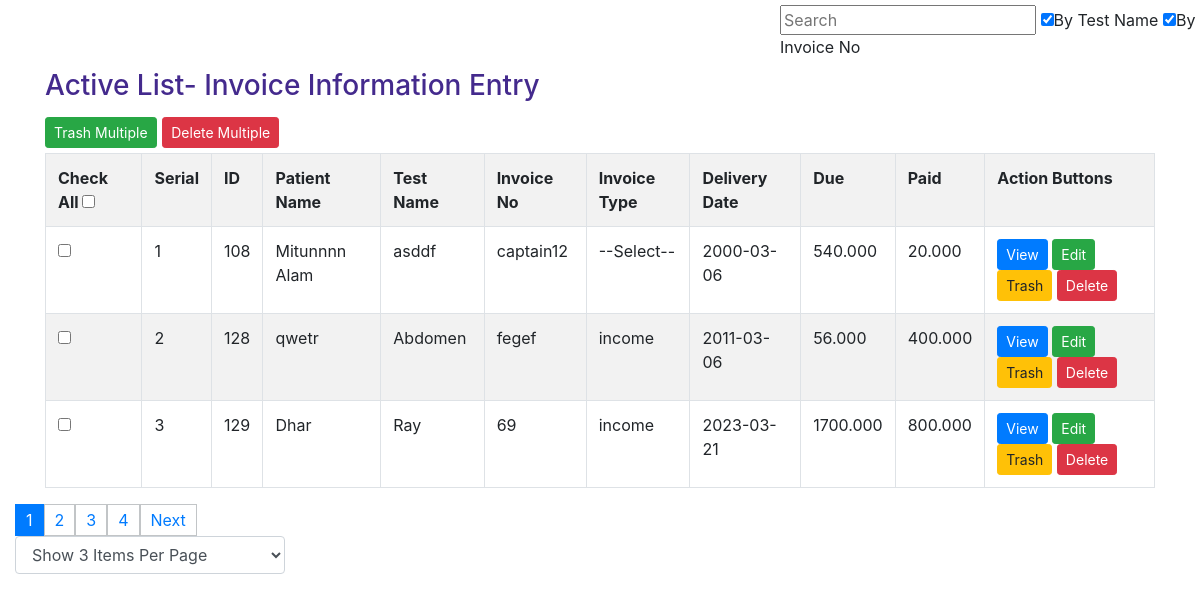
Page /views/Invoice/index.php on the committed database.
### tables this page shows
CREATE TABLE `patient_info` (
  `id` int(100) NOT NULL,
  `patient_name` varchar(100) NOT NULL,
  `age` varchar(100) NOT NULL,
  `sex` varchar(100) NOT NULL,
  `mobile_no` varchar(100) NOT NULL,
  `delivery_date` date NOT NULL,
  `time` time NOT NULL,
  `doctor_id` int(100) NOT NULL,
  `description` text NOT NULL,
  `invoice_no` varchar(100) NOT NULL,
  `invoice_type` varchar(11) NOT NULL,
  `is_trashed` varchar(100) NOT NULL DEFAULT 'No'
);

CREATE TABLE `sub_test_category` (
  `id` int(100) NOT NULL,
  `category_id` varchar(100) NOT NULL,
  `test_name` varchar(100) NOT NULL,
  `lab_id` varchar(100) NOT NULL,
  `test_price` float NOT NULL,
  `is_trashed` varchar(100) NOT NULL DEFAULT 'No'
);

CREATE TABLE `clear_payment` (
  `id` int(100) NOT NULL,
  `patient_id` int(100) NOT NULL,
  `due` double(18,3) NOT NULL,
  `paid` double(18,3) NOT NULL,
  `invoice_no` varchar(100) NOT NULL,
  `is_trashed` varchar(100) NOT NULL DEFAULT 'No'
);

### src/Invoice/Invoice.php (called while the page is built, shortened)
<?php
class Invoice extends Database
{
    public $deliveryDate;
    public function index()
    {
        $this->deliveryDate = date('Y-m-d', strtotime($this->deliveryDate));
        $sqlQuery = "SELECT patient_info.id, patient_info.patient_name, patient_info.invoice_no, invoice_type, patient_info.delivery_date, sub_test_category.test_name, clear_payment.due, clear_payment.paid FROM patient_info
                      INNER JOIN payment_info ON payment_info.patient_id = patient_info.id
                      INNER JOIN sub_test_category ON payment_info.sub_test_id = sub_test_category.id
                      INNER JOIN clear_payment ON clear_payment.patient_id = patient_info.id
                      where patient_info.is_trashed= 'No'";
        $STH = $this->DBH->query($sqlQuery);
        $STH->setFetchMode(PDO::FETCH_OBJ);
        $allData = $STH->fetchAll();
        return $allData;
    }
    public function getAllKeywords()
    {
        $_allKeywords = array();
        $allData = $this->index();
        foreach ($allData as $oneData) {
            $_allKeywords[] = trim($oneData->test_name);
        }
        foreach ($allData as $oneData) {
            $eachString = strip_tags($oneData->test_name);
            $eachString = trim($eachString);
            $eachString = preg_replace("/\r|\n/", " ", $eachString);
            $eachString = str_replace("&nbsp;", "", $eachString);
            $WordsArr = explode(" ", $eachString);
            foreach ($WordsArr as $eachWord) {
                $_allKeywords[] = trim($eachWord);
            }
        }
        $allData = $this->index();
        foreach ($allData as $oneData) {
            $_allKeywords[] = trim($oneData->invoice_no);
        }
        $allData = $this->index();
        foreach ($allData as $oneData) {
            $eachString = strip_tags($oneData->invoice_no);
            $eachString = trim($eachString);
            $eachString = preg_replace("/\r|\n/", " ", $eachString);
            $eachString = str_replace("&nbsp;", "", $eachString);
            $WordsArr = explode(" ", $eachString);
            foreach ($WordsArr as $eachWord) {
                $_allKeywords[] = trim($eachWord);
            }
        }
        return array_unique($_allKeywords);
    }
    public function indexPaginator($page = 1, $itemsPerPage = 3)
    {
        $start = (($page - 1) * $itemsPerPage);
        $sql = "SELECT patient_info.id, patient_info.patient_name, patient_info.invoice_no, invoice_type, patient_info.delivery_date, sub_test_category.test_name, clear_payment.due, clear_payment.paid FROM patient_info
                      INNER JOIN payment_info ON payment_info.patient_id = patient_info.id
                      INNER JOIN sub_test_category ON payment_info.sub_test_id = sub_test_category.id
                      INNER JOIN clear_payment ON clear_payment.patient_id = patient_info.id
                      where patient_info.is_trashed= 'No' LIMIT $start,$itemsPerPage";
        $STH = $this->DBH->query($sql);
        $STH->setFetchMode(PDO::FETCH_OBJ);
        $arrSomeData = $STH->fetchAll();
        return $arrSomeData;
    }
}

### src/Model/Database.php (called while the page is built, shortened)
<?php
class Database
{
    public function __construct()
    {
        try {
            $this->DBH = $DBH = new  PDO("mysql:host=localhost;dbname=diagonstic", "root", "");
        }
        catch (PDOException $error){
            echo  $error->getMessage();
        }
    }
}

### views/Invoice/index.php (the view, shortened to what this page needs)
<?php
$objInvoice = new App\Invoice\Invoice();
$allData = $objInvoice->index();
$availableKeywords = $objInvoice->getAllKeywords();
$recordCount= count($allData);
if(isset($_REQUEST['Page']))   $page = $_REQUEST['Page'];
else if(isset($_SESSION['Page']))   $page = $_SESSION['Page'];
else   $page = 1;
if(isset($_REQUEST['ItemsPerPage']))   $itemsPerPage = $_REQUEST['ItemsPerPage'];
else if(isset($_SESSION['ItemsPerPage']))   $itemsPerPage = $_SESSION['ItemsPerPage'];
else   $itemsPerPage = 3;
$pages = ceil($recordCount/$itemsPerPage);
$someData = $objInvoice->indexPaginator($page,$itemsPerPage);
$allData= $someData;
?>
<!DOCTYPE html>
<html lang="en" xmlns="http://www.w3.org/1999/html">
<head>
    <link rel="stylesheet" href="../../resource/bootstrap/css/bootstrap.min.css">
    <link rel="stylesheet" href="../../resource/bootstrap/css/main.css">
    <link rel="stylesheet" href="../../resource/bootstrap/js/bootstrap.min.js">
    <link rel="stylesheet" href="../../resource/bootstrap/css/jquery-ui.css">
</head>
<body>
<div style="margin-left: 65%">
    <form id="searchForm" action="index.php"  method="get" style="margin-top: 5px; margin-bottom: 10px ">
        <input type="text" value="" id="searchID" name="search" placeholder="Search" width="60" >
        <input type="checkbox"  name="byTestName"   checked  >By Test Name
        <input type="checkbox"  name="byInvoiceNo"  checked >By Invoice No
    </form>
</div>
<div class="container">
    <div class="row">
        <div class="col-md-12">
            <h3 style="color: #442a8d;width:100%; font-size:">Active List- Invoice Information Entry</h3>
            <form id="selectionForm" action="trash_multiple.php" method="post">
                <div class="nav  navbar-brand">
                    <input class="btn btn-success btn-sm" id="trashMultiple" type="button" value="Trash Multiple" >
                    <input  class="btn btn-danger btn-sm" id="deleteMultiple" type="button" value="Delete Multiple" >
                </div>
                <table class="table table-bordered table-striped" id="example">
                <tr>
                    <th>Check All <input type="checkbox" name="select_all" id="select_all" ></th>
                    <th>Serial</th>
                    <th>ID</th>
                    <th>Patient Name</th>
                    <th>Test Name</th>
                    <th>Invoice No</th>
                    <th>Invoice Type</th>
                    <th>Delivery Date</th>
                    <th>Due</th>
                    <th>Paid</th>
                    <th>Action Buttons</th>
                </tr>
                <?php
                $serial = 1;
                foreach ($allData as $record) {
                    echo "
                 <tr>
                 <td><input type='checkbox' class='checkbox' name='multiple[]' value='$record->invoice_no' ></td>
                <td>$serial</td>
                <td>$record->id</td>
                <td>$record->patient_name</td>
                <td>$record->test_name</td>
                <td>$record->invoice_no</td>
                <td>$record->invoice_type</td>
                <td>$record->delivery_date</td>
                <td>$record->due</td>
                <td>$record->paid</td>
                <td>
                <a href='view.php?id=$record->id' class='btn btn-primary btn-sm'>View</a>
                <a href='edit.php?invoice_no=$record->invoice_no&id=$record->id' class='btn btn-success btn-sm'>Edit</></a>
                 <a href='trash.php?invoice_no=$record->invoice_no&id=$record->id' class='btn btn-warning btn-sm'>Trash</a>
                  <a href='delete.php?invoice_no=$record->invoice_no&id=$record->id' class='btn btn-danger btn-sm' onclick='return confirm_delete()'>Delete</a>
                </td>
                </tr>
                ";
                    $serial++;
                }
                ?>
            </table>
            </form>
        </div>
    </div>
</div>
<div align="left" class="col-sm-3" >
    <ul class="pagination" >
        <?php
        $pagePlusOne  = $page+1;
        for($i=1;$i<=$pages;$i++)
        {
            if($i==$page) echo '<li class="active"><a href="">'. $i . '</a></li>';
            else  echo "<li><a href='?Page=$i'>". $i . '</a></li>';
        }
        if($page<$pages) echo "<li><a href='index.php?Page=$pagePlusOne'>" . "Next" . "</a></li>";
        ?>
        <select  class="form-control"  name="ItemsPerPage" id="ItemsPerPage" onchange="javascript:location.href = this.value;" >
            <?php
            if($itemsPerPage==3 ) echo '<option value="?ItemsPerPage=3" selected >Show 3 Items Per Page</option>';
            else echo '<option  value="?ItemsPerPage=3">Show 3 Items Per Page</option>';
            ?>
        </select>
    </ul>
</div>
</body>
</html>

### views/Invoice/index.php (style rules this page uses)
body { background: white; }

### rows in the picture
patient_info: id "108", patient_name "Mitunnnn Alam", sub_test_category.test_name "asddf", invoice_no "captain12", invoice_type "--Select--", delivery_date "2000-03-06", clear_payment.due "540.000", clear_payment.paid "20.000"
patient_info: id "128", patient_name "qwetr", sub_test_category.test_name "Abdomen", invoice_no "fegef", invoice_type "income", delivery_date "2011-03-06", clear_payment.due "56.000", clear_payment.paid "400.000"
patient_info: id "129", patient_name "Dhar", sub_test_category.test_name "Ray", invoice_no "69", invoice_type "income", delivery_date "2023-03-21", clear_payment.due "1700.000", clear_payment.paid "800.000"
